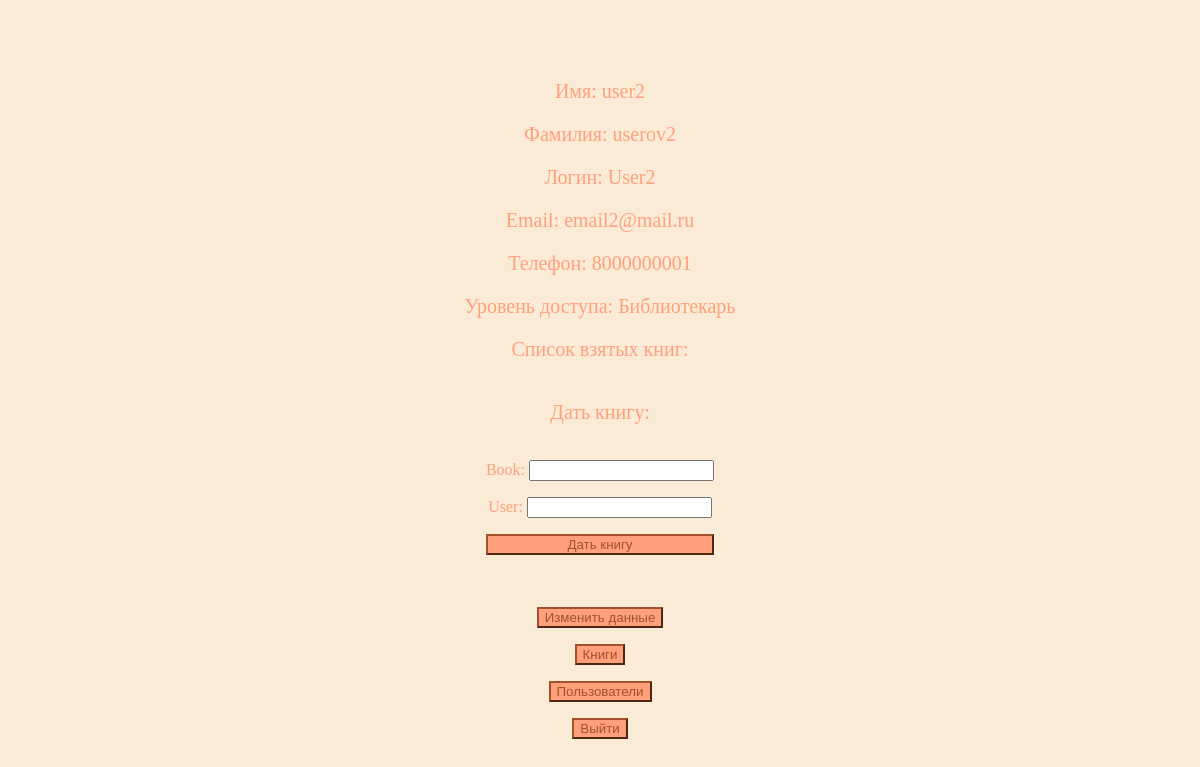
The app's page /home/ (signed in) with its own data.
### libraryapp/models.py (models this page shows, shortened)
class User(AbstractUser):
    phone = models.CharField(max_length=11)
    class Meta:
        verbose_name = "user"
        verbose_name_plural = "users"

### libraryapp/views.py (the view, shortened to what this page needs)
# urls.py: 2. Add a URL to urlpatterns:  path('', views.home, name='home')
@login_required
def home(request):
    user = request.user
    access_level = None
    if user.has_perm("libraryapp.view_user") and not user.has_perm("libraryapp.change_user"):
        access_level = "Библиотекарь"
    elif user.has_perm("libraryapp.change_user"):
        access_level = "Администратор"
    else:
        access_level = "Читатель"
    taken_books_1 = TakenBook.objects.all()
    taken_books_2 = []
    i = 0
    while i < len(taken_books_1):
        if taken_books_1[i].user.username == user.username:
            taken_books_2.append(taken_books_1[i])
        i = i + 1
    del i
    form = TakeBook()
    return render(request, "home.html", {"self": user, "taken_books": taken_books_2, "access_level": access_level, "form": form})

### libraryapp/forms.py
class TakeBook(forms.Form):
    book = forms.CharField(max_length=64)
    user = forms.CharField(max_length=64)

### libraryapp/templates/home.html (shortened to what this page needs)
<!DOCTYPE html>
{% load static %}
<html lang="en">
<head>
    <link rel="stylesheet" href="{% static 'styles/style.css' %}">
</head>
<body class="background">
    <div class="hor_center_1 margin_top_10">
        <p class="text_size_3 text">Имя: {{ self.first_name }}</p>
        <p class="text_size_3 text">Фамилия: {{ self.last_name }}</p>
        <p class="text_size_3 text">Логин: {{ self.username }}</p>
        <p class="text_size_3 text">Email: {{ self.email }}</p>
        <p class="text_size_3 text">Телефон: {{ self.phone }}</p>
        <p class="text_size_3 text">Уровень доступа: {{ access_level }}</p>
        <p class="text_size_3 text">Список взятых книг:</p>
        {% if access_level == "Библиотекарь" or access_level == "Администратор" %}
            <p class="text_size_3 text">Дать книгу: </p>
            <div class="flex hor_center_2 text">
                {% if form %}
                    <form action="" method="POST">
                        {{ form.as_p }}
                        <button class="button width">Дать книгу</button>
                    </form>
                {% endif %}
            </div>
        {% endif %}
        <br>
        <br>
        <p><a href="{% url 'change_data' %}"><button class="button">Изменить данные</button></a></p>
    </div>
    <div class="hor_center_1">
        {% if access_level == "Библиотекарь" or access_level == "Администратор" %}
            <p><a href="{% url 'books' %}"><button class="button">Книги</button></a></p>
            <p><a href="{% url 'users' %}"><button class="button">Пользователи</button></a></p>
        {% endif %}
    </div>
    <div class="hor_center_1">
        <p><a href="{% url 'sign_out' %}"><button class="button">Выйти</button></a></p>
    </div>
</body>
</html>

### libraryapp/static/styles/style.css (style rules this page uses)
a { text_decoration: none; }
.flex { display: flex; }
.hor_center_1 { text-align: center; }
.hor_center_2 { justify-content: center; }
.width { width: 100%; }
.background { background-color: antiquewhite; }
.text { color: lightsalmon; }
.button { color: sienna; background-color: lightsalmon; border-color: sienna; }
.text_size_3 { font-size: 20px; }
.margin_top_10 { margin-top: 10vh; }

### records on screen
User: first_name "user2", last_name "userov2", username "User2", email "email2@mail.ru", phone "8000000001"

### other values on screen
{{ access_level }} "Библиотекарь"
